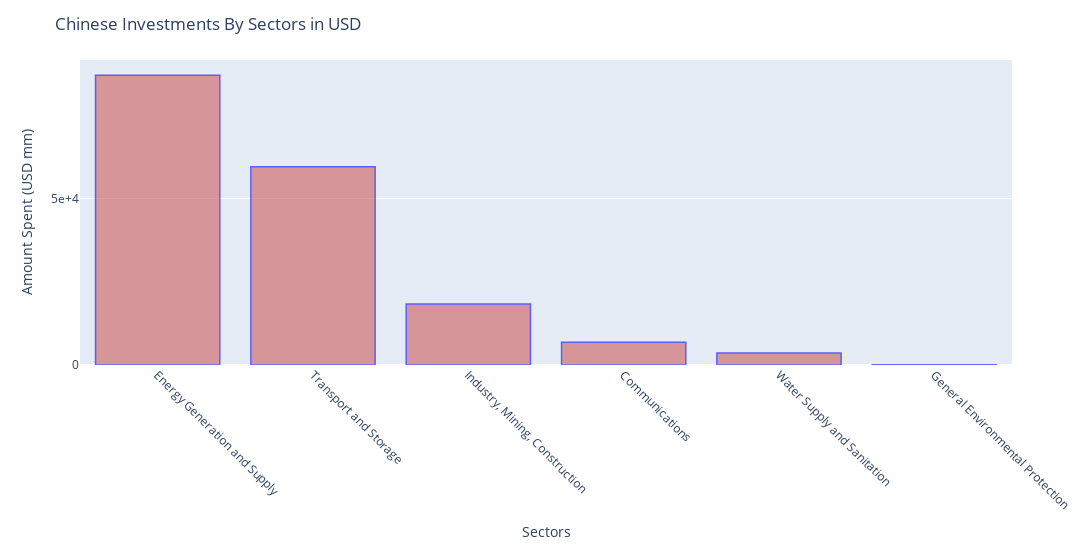

Source (notebook cell):
### Markdown cell above
#### Visualizing Investment across various Sectors.

While creating visualizations, I noticed that most investments were generally related to Infrastructure projects which doesn't seem to be something out of the way but considering China's 'Belt and Road Initiative' which costs a whopping $ 900 billion dollars would benefit from all these investments made in Transportation Sector.
The disparity between Transportationa and Storage against other sectors was so strong I had to use log attribute.

### Code cell
#pd.set_option("display.precision", 3)
ms_sector = ms_sector.sort_values(by='amount_USD_by_sector', ascending=False)
fig = px.bar(ms_sector, y='amount_USD_by_sector', x='sector', log_y = False )

fig.update_layout(
                 title="Chinese Investments By Sectors in USD",
                 xaxis_title="Sectors",
                 yaxis_title="Amount Spent (USD mm)",
                width=1850, height=550,
                 yaxis = dict(showexponent = 'all',exponentformat = 'e'))

fig.update_yaxes(nticks=3)
fig.update_xaxes(tickangle=45)

fig.update_traces(
                  marker_line_color='blue',
                  marker_line_width=1.5,opacity=0.6,
                  marker_color='indianred')



fig.show()

### Figure 1 — Plotly figure (JSON) as saved in the notebook; plotly's stock layout.template omitted (floating-point values rounded to 4 significant figures)
{"data": [{"alignmentgroup": "True", "hovertemplate": "sector=%{x}<br>amount_USD_by_sector=%{y}<extra></extra>", "legendgroup": "", "marker": {"color": "indianred", "line": {"color": "blue", "width": 1.5}, "pattern": {"shape": ""}}, "name": "", "offsetgroup": "", "opacity": 0.6, "orientation": "v", "showlegend": false, "textposition": "auto", "type": "bar", "x": ["Energy Generation and Supply", "Transport and Storage", "Industry, Mining, Construction", "Communications", "Water Supply and Sanitation", "General Environmental Protection"], "xaxis": "x", "y": [87010, 59550, 18320, 6811, 3617, 79], "yaxis": "y"}], "layout": {"barmode": "relative", "height": 550, "legend": {"tracegroupgap": 0}, "margin": {"t": 60}, "title": {"text": "Chinese Investments By Sectors in USD"}, "width": 1850, "xaxis": {"anchor": "y", "domain": [0, 1], "tickangle": 45, "title": {"text": "Sectors"}}, "yaxis": {"anchor": "x", "domain": [0, 1], "exponentformat": "e", "nticks": 3, "showexponent": "all", "title": {"text": "Amount Spent (USD mm)"}}}}
